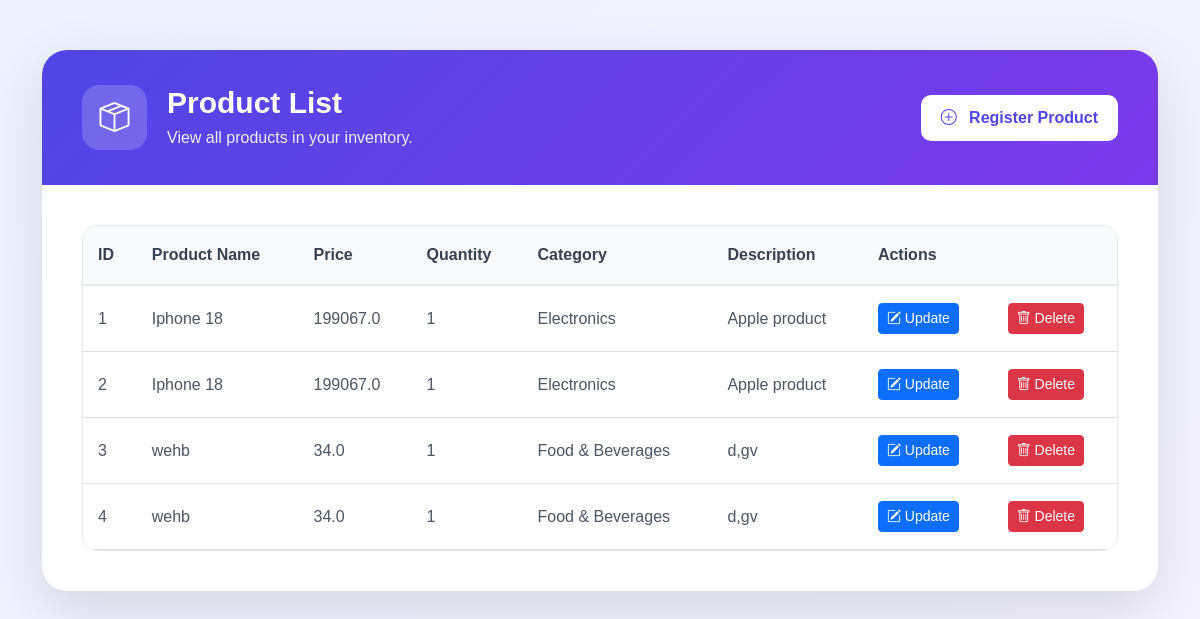
Page /display on the earlier database version.
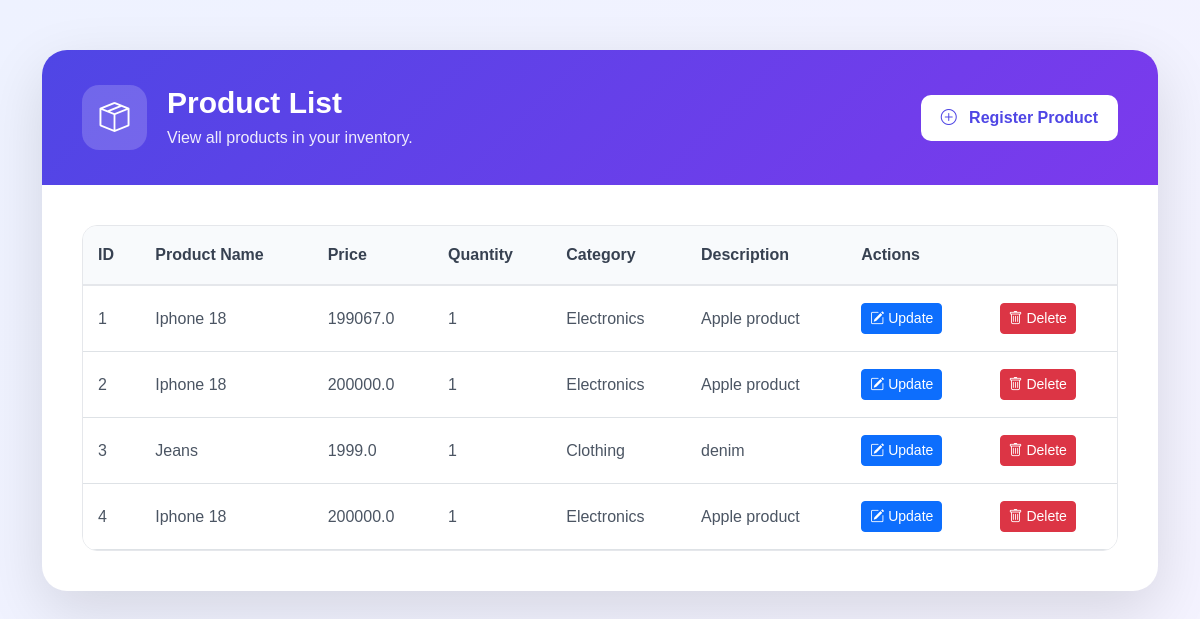
Same page on the later database version.
### product_app/models.py (models this page shows)
class Product(models.Model):
    p_name=models.CharField(max_length=30)
    p_price=models.FloatField()
    p_qty=models.IntegerField()
    p_category=models.CharField(max_length=100)
    p_desc=models.CharField(max_length=500)
    img=models.ImageField(upload_to="image",null=True)

### product_app/views.py (the view)
# urls.py: path("display",display,name="display"),
def display(request):
    products=Product.objects.all()
    return render(request,"display.html",{"products":products})

### product_app/templates/display.html (shortened to what this page needs)
<!DOCTYPE html>
<html lang="en">
<head>
    <link
        href="https://cdn.jsdelivr.net/npm/bootstrap@5.3.3/dist/css/bootstrap.min.css"
        rel="stylesheet"
    >
    <link
        href="https://cdn.jsdelivr.net/npm/bootstrap-icons@1.11.3/font/bootstrap-icons.css"
        rel="stylesheet"
    >
</head>
<body>
    <div class="container">
        <div class="main-card">
            <div class="page-header">
                <div class="header-content">
                    <div class="header-icon">
                        <i class="bi bi-box-seam"></i>
                    </div>
                    <div>
                        <h2>
                            Product List
                        </h2>
                        <p>
                            View all products in your inventory.
                        </p>
                    </div>
                </div>
                <a
                    href="{% url 'product' %}"
                    class="btn register-btn"
                >
                    <i class="bi bi-plus-circle me-2"></i>
                    Register Product
                </a>
            </div>
            <div class="table-body">
                <div class="table-container">
                    <table class="table table-hover">
                        <thead>
                            <tr>
                                <th>
                                    ID
                                </th>
                                <th>
                                    Product Name
                                </th>
                                <th>
                                    Price
                                </th>
                                <th>
                                    Quantity
                                </th>
                                <th>
                                    Category
                                </th>
                                <th>
                                    Description
                                </th>
                                <th colspan="2">
                                    Actions
                                </th>
                            </tr>
                        </thead>
                        <tbody>
                            {%  for product in products  %}
                            <tr>
                                <td>{{forloop.counter}}</td>
                                <td>{{product.p_name}}</td>
                                <td>{{product.p_price}}</td>
                                <td>{{product.p_qty}}</td>
                                <td>{{product.p_category}}</td>
                                <td>{{product.p_desc}}</td>
                                <td>
                                    <a href="{% url 'update' %}?id={{product.id}}" class="btn btn-primary btn-sm">
                                        <i class="bi bi-pencil-square"></i>
                                            Update
                                    </a>
                                </td>
                                <td>
                                    <a href="{% url 'delete' %}?id={{product.id}}" class="btn btn-danger btn-sm">
                                    <i class="bi bi-trash"></i>
                                        Delete
                                    </a>
                                </td>
                            </tr>
                            {% endfor %}
                        </tbody>
                    </table>
                </div>
            </div>
        </div>
    </div>
</body>
</html>

### product_app/templates/display.html (style rules this page uses)
body { min-height: 100vh; background: linear-gradient(135deg, #eef2ff, #f5f3ff); font-family: Arial, sans-serif; }
.main-card { max-width: 1200px; margin: 50px auto; background: white; border-radius: 25px; overflow: hidden; box-shadow: 0 20px 60px rgba(0, 0, 0, 0.12); }
.page-header { background: linear-gradient(135deg, #4f46e5, #7c3aed); color: white; padding: 35px 40px; display: flex; align-items: center; justify-content: space-between; gap: 20px; }
.header-content { display: flex; align-items: center; gap: 20px; }
.header-icon { width: 65px; height: 65px; display: flex; align-items: center; justify-content: center; background: rgba(255, 255, 255, 0.18); border-radius: 17px; font-size: 30px; }
.page-header h2 { margin: 0; font-size: 30px; font-weight: bold; }
.page-header p { margin: 5px 0 0; opacity: 0.9; }
.table-body { padding: 40px; }
.table-container { overflow-x: auto; border-radius: 15px; border: 1px solid #e5e7eb; }
.table { margin: 0; min-width: 900px; }
.table thead th { background: #f8fafc; color: #374151; font-weight: 700; padding: 17px 15px; border-bottom: 2px solid #e5e7eb; white-space: nowrap; }
.table tbody td { padding: 17px 15px; vertical-align: middle; color: #4b5563; }
.register-btn { background: white; color: #4f46e5; border: none; padding: 11px 20px; border-radius: 10px; font-weight: 600; }

Differences in the rows shown:
removed Product: p_name "Iphone 18", p_price "199067.0", p_qty "1", p_category "Electronics", p_desc "Apple product"
removed Product: p_name "wehb", p_price "34.0", p_qty "1", p_category "Food & Beverages", p_desc "d,gv"
removed Product: p_name "wehb", p_price "34.0", p_qty "1", p_category "Food & Beverages", p_desc "d,gv"
added Product: p_name "Iphone 18", p_price "200000.0", p_qty "1", p_category "Electronics", p_desc "Apple product"
added Product: p_name "Jeans", p_price "1999.0", p_qty "1", p_category "Clothing", p_desc "denim"
added Product: p_name "Iphone 18", p_price "200000.0", p_qty "1", p_category "Electronics", p_desc "Apple product"
